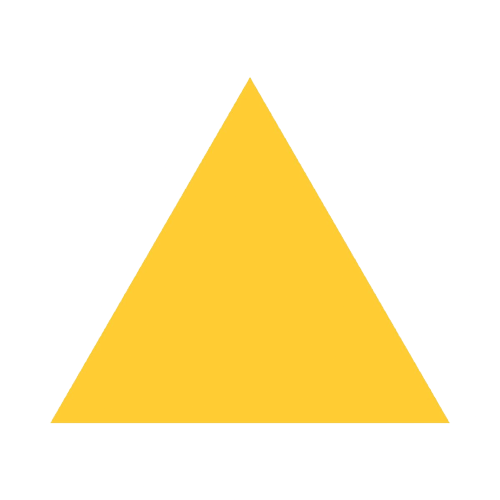
#> input picture Practice/Shapes/triangle.png, 500 x 500 px
$ python main.py
#> lines starting #> are read from the running program, lines starting #| are printed output that depends on the picture; after the words box and inside, x2 and y2 are one past the last pixel; in counts of white or black regions, pixels touching at a corner belong together
import cv2

img = cv2.imread('Shapes/triangle.png') # Reading the image
#> img is the input picture: shape (500, 500, 3); mean B, G, R 198.7, 240.9, 254.9
imgGray = cv2.cvtColor(img, cv2.COLOR_BGR2GRAY) # Converting it to grayscale
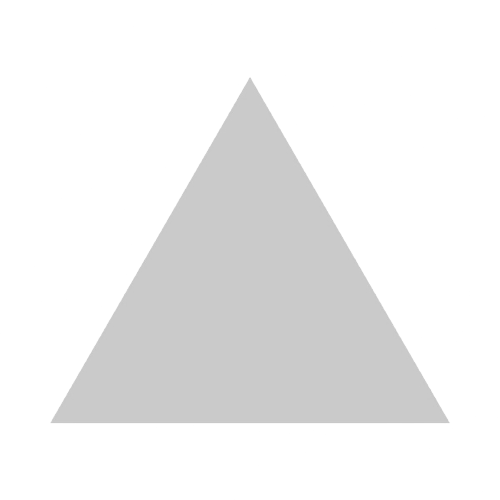
#> imgGray: shape (500, 500); min 197, max 255, mean 240.3
_, thrash = cv2.threshold(imgGray, 240, 255, cv2.THRESH_BINARY)
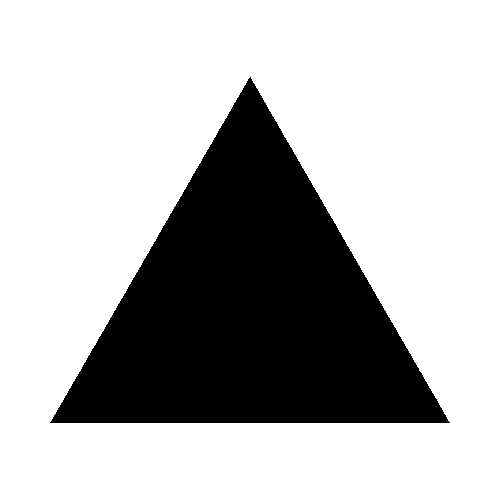
#> thrash: shape (500, 500); 72.3% white; 1 black region
contours, _ = cv2.findContours(thrash, cv2.RETR_TREE, cv2.CHAIN_APPROX_NONE) # Searching the contours of the shapes
#> contours = 2 contours; box (x1, y1, x2, y2) and area: (0, 0, 500, 500) 249001, (49, 76, 451, 424) 69790

# cv2.imshow("img", img)
#Looping through all the contours
for contour in contours:
    approx = cv2.approxPolyDP(contour, 0.01* cv2.arcLength(contour, True), True)

    # Drawing contours
    cv2.drawContours(img, [approx], 0, (0, 0, 0), 5)

    # Position of Caption
    x = approx.ravel()[0]
    y = approx.ravel()[1] - 5
    if len(approx) == 3:
        # It's a triangle
        cv2.putText(img, "House", (x, y), cv2.FONT_HERSHEY_COMPLEX, 0.5, (0, 0, 0))
#> this loop made 2 passes
#> (approx, x, y) on passes 1 to 2: ([[0, 0], [0, 499], [499, 499], [499, 0]], 0, -5), ([[250, 76], [450, 422], [50, 423]], 250, 71)
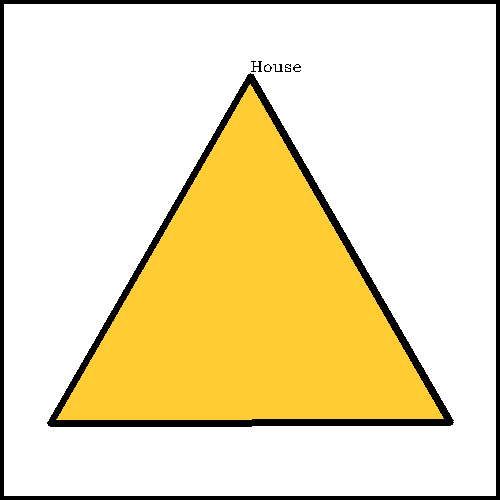
#> img: shape (500, 500, 3); 6.54% of pixels changed, all inside (x1, y1, x2, y2) = (0, 0, 500, 500)


# Showing the img after detection
cv2.imshow("shapes", img)
cv2.waitKey(0)
cv2.destroyAllWindows()
